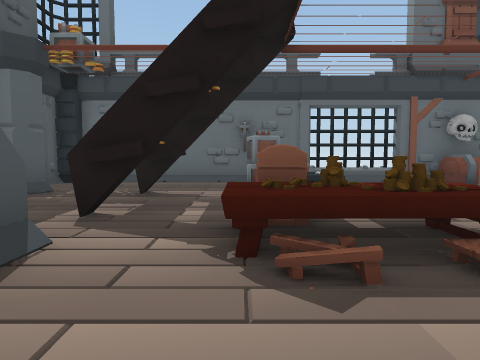
View 1 (above)

16 first-person views from a walk through a Unity game level. The camera is 1.4 m above the floor, tilts 4° down and sees 70° across. Doors are open. The floor is counted in squares, 2 m on a side. Each view is taken from the middle of a square. On the plan, view 1 faces up. The plan holds only what a view shows up to about 11 squares ahead; the rest is blank. The player is left out. Some animated figures are not drawn.

View 2
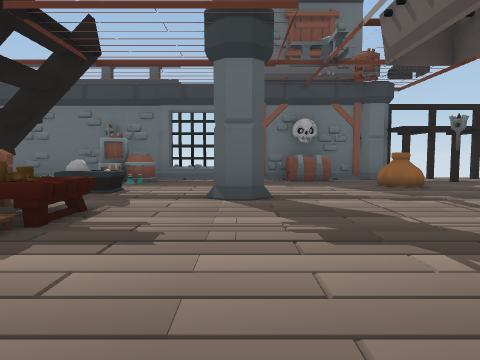

View 3
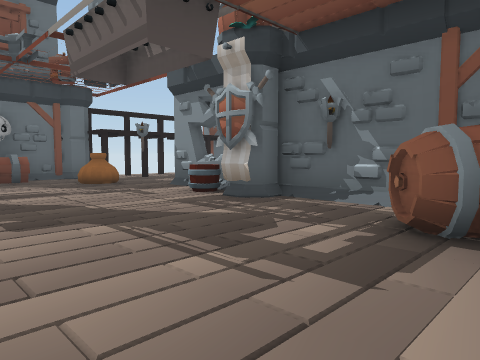

View 4
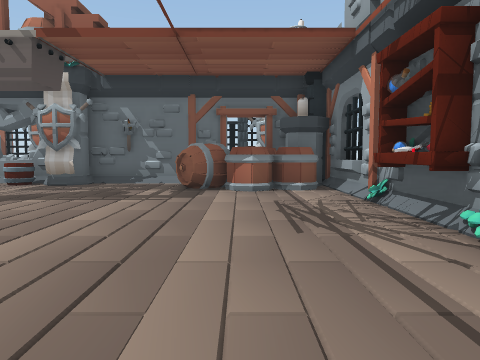

View 5
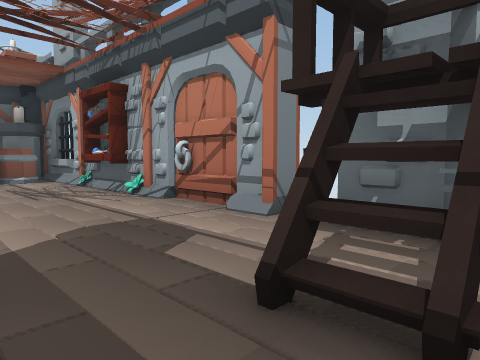

View 6
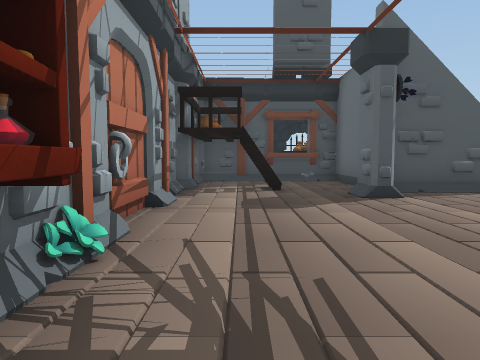

View 7
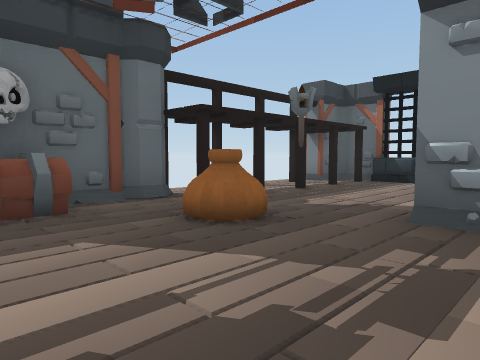

View 8
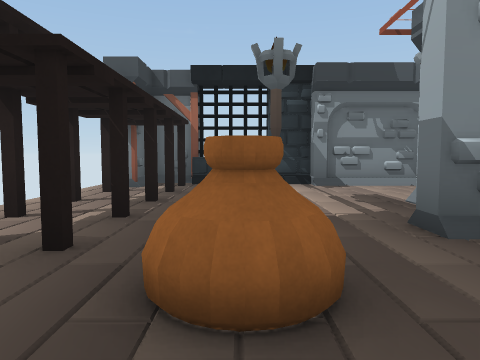

View 9
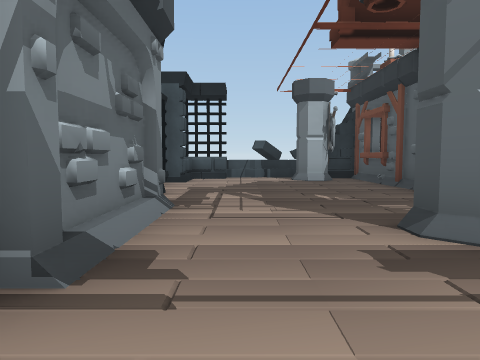

View 10
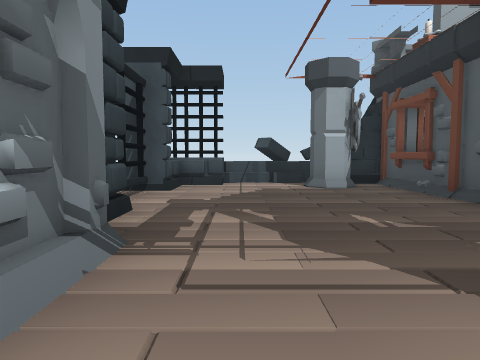

View 11
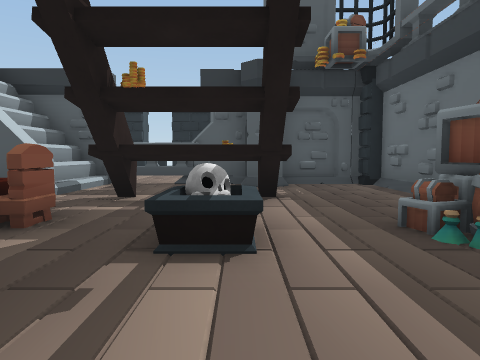

View 12
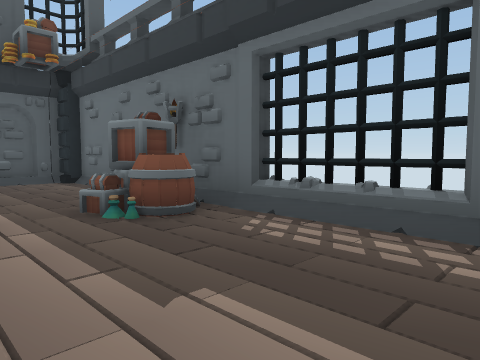

View 13
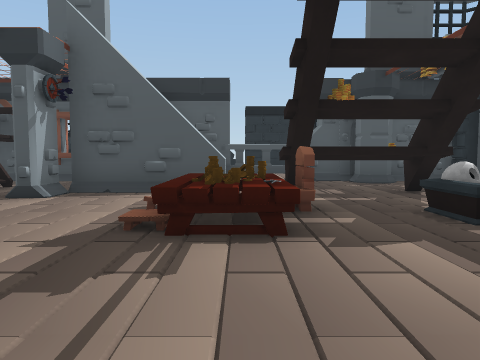

View 14
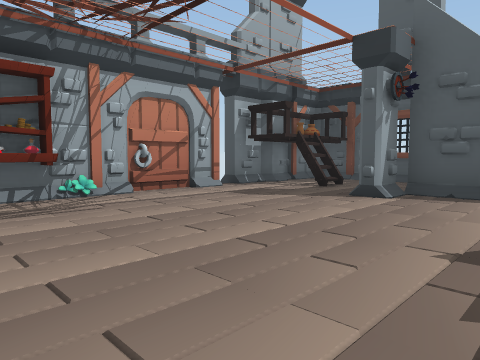

View 15
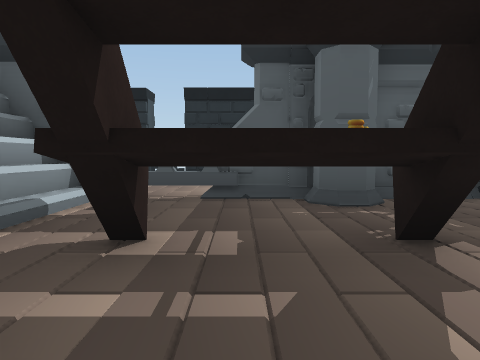

View 16
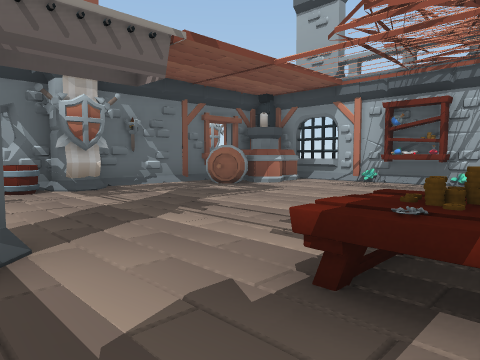

### Floor plan
Key: @ floor where view 1 was taken; # wall or solid block; . main floor; : floor 0.5 m higher than the main floor; / step, stairs or slope; = window, fence, low wall or low ledge; ^ raised ledge; P pillar; T thing the floor can be seen under or through; C chair; A table; R torch; B bucket; E barrel; O other object.
Columns run from 6 left of view 1 to 15 right of it. Each row starts with its distance up from view 1.
 10     #####=##  P.##...
  9  ######O#.=#O##.....##
  8  #....#O.......#O..OO#
  7  #P...........OR.....^
  6  #...O.O.............#
  5  #...T....P....#..../#
  4 .O...TC........# P../#
  3 .O....AAA.....B  .../
  2  #^^#.........P#.....#
  1  #  #..........#.....#
  0  #####@........#.....
 -1  #...........EE#.....
 -2  #...........EE#.....#
 -3  #.##........OO#.P...^
 -4  #.#....#####^P##^:^#^
 -5   P######        ##

Positions as (right, up) in squares from view 1, and headings:
1: (0, 0), facing up
2: (4, -1), facing up
3: (4, -2), facing up-right
4: (0, -2), facing right
5: (-3, -1), facing down-right
6: (5, -3), facing left
7: (5, 4), facing up-right
8: (6, 7), facing right
9: (13, 7), facing down
10: (13, 5), facing down
11: (4, 6), facing left
12: (5, 6), facing up-left
13: (5, 3), facing left
14: (5, 2), facing down-left
15: (1, 5), facing left
16: (1, 5), facing down-right
